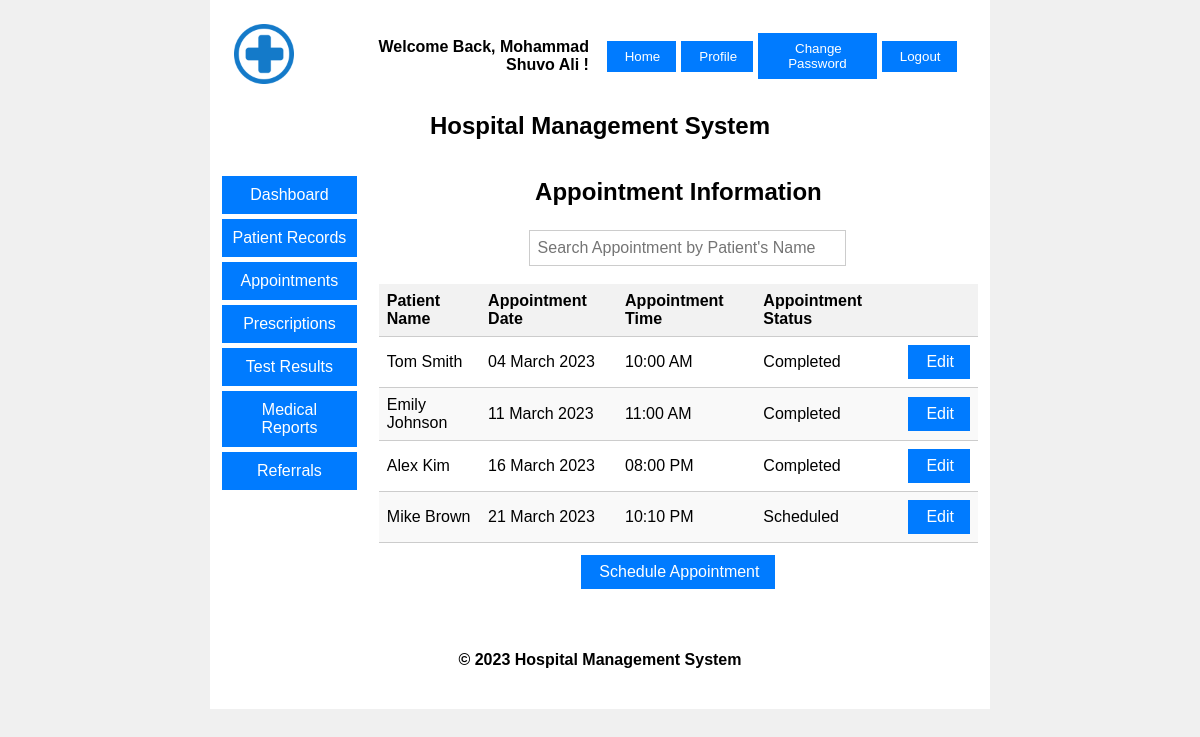
The page /views/appointments.php (signed in) on the database its author committed.
### tables this page shows
CREATE TABLE `doctor` (
  `doctor_id` int(11) NOT NULL,
  `user_id` int(11) NOT NULL,
  `first_name` varchar(255) NOT NULL,
  `last_name` varchar(255) NOT NULL,
  `date_of_birth` date DEFAULT NULL,
  `gender` enum('male','female','other') DEFAULT NULL,
  `address` text DEFAULT NULL,
  `phone` varchar(20) DEFAULT NULL
);

CREATE TABLE `appointment` (
  `appointment_id` int(11) NOT NULL,
  `patient_id` int(11) NOT NULL,
  `doctor_id` int(11) NOT NULL,
  `appointment_date` date NOT NULL,
  `appointment_time` time NOT NULL,
  `appointment_status` varchar(50) DEFAULT NULL
);

CREATE TABLE `patient` (
  `patient_id` int(11) NOT NULL,
  `first_name` varchar(255) NOT NULL,
  `last_name` varchar(255) NOT NULL,
  `date_of_birth` date DEFAULT NULL,
  `gender` enum('male','female','other') DEFAULT NULL,
  `address` text DEFAULT NULL,
  `phone` varchar(20) DEFAULT NULL,
  `email` varchar(255) DEFAULT NULL,
  `doctor_id` int(11) DEFAULT NULL
);

### models/appointments_model.php (called while the page is built, shortened)
<?php
require 'config.php';
function sanitize($data)
{
  $data = trim($data);
  $data = stripslashes($data);
  $data = htmlspecialchars($data);
  return $data;
}
$user_id = sanitize($_SESSION['user_id']);
$stmt = $pdo->prepare('SELECT doctor_id FROM doctor WHERE user_id = :user_id');
$stmt->bindParam(':user_id', $user_id);
$stmt->execute();
$doctor = $stmt->fetch(PDO::FETCH_ASSOC);
$doctor_id = sanitize($doctor['doctor_id']);
$stmt = $pdo->prepare("SELECT appointment.appointment_id, appointment.patient_id, appointment.doctor_id, appointment.appointment_date, appointment.appointment_time, appointment.appointment_status, patient.first_name, patient.last_name
FROM appointment
LEFT JOIN patient ON appointment.patient_id = patient.patient_id
WHERE appointment.doctor_id = :doctor_id");
$stmt->bindParam(':doctor_id', $doctor_id);
$stmt->execute();
$appointments = $stmt->fetchAll(PDO::FETCH_ASSOC);
?>

### views/appointments.php (the view, shortened to what this page needs)
<?php
require '../models/appointments_model.php';
include '../views/header.php';
include '../views/sidebar.php';
?>
<td width="80%" valign="top">
  <h2 align='center'>Appointment Information</h2>
  <br>
  <form id="searchForm" class="dashboard-form">
    <input type="text" id="searchInput" placeholder="Search Appointment by Patient's Name">
  </form>
  <div class="table-wrapper">
    <br>
    <table class="dashboard-tables">
      <thead>
        <tr>
          <th>Patient Name</th>
          <th>Appointment Date</th>
          <th>Appointment Time</th>
          <th>Appointment Status</th>
          <th></th>
        </tr>
      </thead>
      <tbody>
        <?php foreach ($appointments as $appointment) : ?>
          <tr>
            <td>
              <?php echo $appointment['first_name'] . " " . $appointment['last_name']; ?>
            </td>
            <td>
              <?php echo date('d F Y', strtotime($appointment['appointment_date'])); ?>
            </td>
            <td>
              <?php echo date('h:i A', strtotime($appointment['appointment_time'])); ?>
            </td>
            <td>
              <?php echo $appointment['appointment_status']; ?>
            </td>
            <td><button class="dashboard-table-button"><a href="../views/edit_appointment.php?appointment_id=<?php echo $appointment['appointment_id']; ?>">Edit</a></button>
            </td>
          </tr>
        <?php endforeach; ?>
      </tbody>
    </table>
  </div>
  <table align="center">
    <tr>
      <td>
        <button class="dashboard-table-button"><a href="add_appointment.php">Schedule Appointment</a></button>
      </td>
    </tr>
  </table>
  </tr>
  <?php include '../views/footer.php'; ?>

### views/header.php (shortened to what this page needs)
<!DOCTYPE html>
<html lang="en">
<head>
	<?php
		if (isset($_COOKIE['mode'])) {
			$mode = $_COOKIE['mode'];
			if ($mode == 'light') {
				echo '<link rel="stylesheet" href="../views/css/light_style.css">';
			} else if ($mode == 'dark') {
				echo '<link rel="stylesheet" href="../views/css/dark_style.css">';
			}
		} else {
			echo '<link rel="stylesheet" href="../views/css/light_style.css">';
		}
	?>
</head>
<body>
	<table class="main_table" width="60%;" align='center'>
		<tr>
			<td colspan="4">
				<table width="100%;">
					<tr>
						<td width="100" height="40" align="center">
							<a href="index.php">
								<img src="../picture/logo.png" alt="HMS LOGO" width="60" height="60">
							</a>
						</td>
						<td align='right'>
							<nav style="text-align: right;">
								<?php
								if (isset($_SESSION['user_id']) && $_SESSION['role'] == 'doctor') {
									$user_id = $_SESSION['user_id'];
									require "../models/config.php";
									$stmt = $pdo->prepare("SELECT first_name, last_name FROM doctor WHERE user_id = :user_id");
									$stmt->bindParam(":user_id", $user_id);
									$stmt->execute();
									$doctor = $stmt->fetch(PDO::FETCH_ASSOC);
									if ($doctor) {
										$fname = ucwords($doctor['first_name']);
										$lname = ucwords($doctor['last_name']);
										echo '<b>Welcome Back, ' . $fname . ' ' . $lname . ' !</b> &nbsp&nbsp&nbsp&nbsp';
										echo '<button><a href="doctor_dashboard.php">Home</a></button>';
										echo '<button><a href="profile.php">Profile</a></button>';
										echo '<button><a href="change_password.php">Change Password</a></button>';
										echo '<button><a href="../controllers/logout.php">Logout</a></button> &nbsp';
									}
								}
								?>
							</nav>
						</td>
					</tr>
					<tr>
						<td colspan="2">
							<h2 align='center'>Hospital Management System</h2>
						</td>
					</tr>
				</table>
			</td>
		</tr>

### views/css/light_style.css (style rules this page uses)
body { font-family: Arial, sans-serif; background-color: #f0f0f0; margin: 0; padding: 0; }
.main_table { width: 65%; margin: 0 auto; background-color: #ffffff; }
th, td { padding: 10px; text-align: left; }
th { background-color: #f2f2f2; }
a { text-decoration: none; color: #1100ff; }
nav { display: flex; justify-content: flex-end; align-items: center; }
nav button { padding: 8px 16px; background-color: #007bff; color: #ffffff; border: none; cursor: pointer; margin-right: 5px; }
nav button a { color: #ffffff; margin-left: 2px; }
h2 { text-align: center; margin-top: 2px; margin-bottom: 2px; }
.dashboard-tables { width: 100%; border-collapse: collapse; }
.dashboard-tables th, .dashboard-tables td { padding: 8px; text-align: left; border-bottom: 1px solid #cccccc; }
.dashboard-tables th { background-color: #f2f2f2; }
.dashboard-tables tbody tr:nth-child(even) { background-color: #f9f9f9; }
.dashboard-table-button { display: inline-block; padding: 8px 16px; background-color: #007bff; color: #ffffff !important; text-decoration: none; border: none; cursor: pointer; font-size: 16px; }
.dashboard-table-button a { color: #ffffff; margin-left: 2px; }
.dashboard-form { width: 50%; margin: 0 auto; }
.dashboard-form select, .dashboard-form input[type="text"], .dashboard-form input[type="email"], .dashboard-form input[type="date"], .dashboard-form textarea, .dashboard-form input[type="tel"], .dashboard-form input[type="time"], .dashboard-form input[type="password"] { width: 100%; padding: 8px; margin-top: 4px; font-size: 16px; border: 1px solid #ccc; }

### rows shown on the page
doctor: first_name "Mohammad Shuvo", last_name "Ali"
appointment: patient.first_name "Tom", patient.last_name "Smith", appointment_date "04 March 2023", appointment_time "10:00 AM", appointment_status "Completed"
appointment: patient.first_name "Emily", patient.last_name "Johnson", appointment_date "11 March 2023", appointment_time "11:00 AM", appointment_status "Completed"
appointment: patient.first_name "Alex", patient.last_name "Kim", appointment_date "16 March 2023", appointment_time "08:00 PM", appointment_status "Completed"
appointment: patient.first_name "Mike", patient.last_name "Brown", appointment_date "21 March 2023", appointment_time "10:10 PM", appointment_status "Scheduled"
